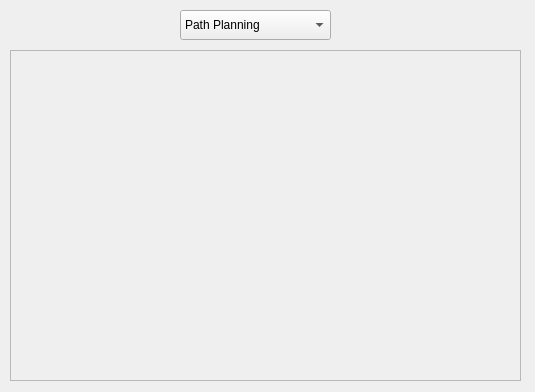
<?xml version="1.0" encoding="UTF-8"?>
<ui version="4.0">
 <class>debug_selector</class>
 <widget class="QWidget" name="debug_selector">
  <property name="geometry">
   <rect>
    <x>0</x>
    <y>0</y>
    <width>535</width>
    <height>392</height>
   </rect>
  </property>
  <property name="windowTitle">
   <string>Form</string>
  </property>
  <widget class="QComboBox" name="box_all_robots">
   <property name="geometry">
    <rect>
     <x>180</x>
     <y>10</y>
     <width>151</width>
     <height>30</height>
    </rect>
   </property>
   <item>
    <property name="text">
     <string>Path Planning </string>
    </property>
   </item>
   <item>
    <property name="text">
     <string>State Machine</string>
    </property>
   </item>
   <item>
    <property name="text">
     <string>Connections - Vision</string>
    </property>
   </item>
   <item>
    <property name="text">
     <string>Connections - Sim</string>
    </property>
   </item>
  </widget>
  <widget class="QFrame" name="frame">
   <property name="geometry">
    <rect>
     <x>10</x>
     <y>50</y>
     <width>511</width>
     <height>331</height>
    </rect>
   </property>
   <property name="frameShape">
    <enum>QFrame::StyledPanel</enum>
   </property>
   <property name="frameShadow">
    <enum>QFrame::Raised</enum>
   </property>
  </widget>
 </widget>
 <resources/>
 <connections/>
</ui>
